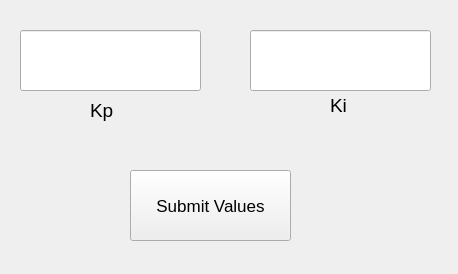
<?xml version="1.0" encoding="UTF-8"?>
<ui version="4.0">
 <class>Engineer</class>
 <widget class="QWidget" name="Engineer">
  <property name="geometry">
   <rect>
    <x>0</x>
    <y>0</y>
    <width>458</width>
    <height>274</height>
   </rect>
  </property>
  <property name="windowTitle">
   <string>Form</string>
  </property>
  <widget class="QLabel" name="label_2">
   <property name="geometry">
    <rect>
     <x>330</x>
     <y>90</y>
     <width>71</width>
     <height>31</height>
    </rect>
   </property>
   <property name="font">
    <font>
     <pointsize>14</pointsize>
    </font>
   </property>
   <property name="text">
    <string>Ki</string>
   </property>
  </widget>
  <widget class="QLabel" name="label">
   <property name="geometry">
    <rect>
     <x>90</x>
     <y>90</y>
     <width>91</width>
     <height>41</height>
    </rect>
   </property>
   <property name="font">
    <font>
     <pointsize>14</pointsize>
    </font>
   </property>
   <property name="text">
    <string>Kp</string>
   </property>
  </widget>
  <widget class="QLineEdit" name="KpBox">
   <property name="geometry">
    <rect>
     <x>20</x>
     <y>30</y>
     <width>181</width>
     <height>61</height>
    </rect>
   </property>
   <property name="font">
    <font>
     <pointsize>14</pointsize>
    </font>
   </property>
   <property name="text">
    <string/>
   </property>
  </widget>
  <widget class="QLineEdit" name="KiBox">
   <property name="geometry">
    <rect>
     <x>250</x>
     <y>30</y>
     <width>181</width>
     <height>61</height>
    </rect>
   </property>
   <property name="font">
    <font>
     <pointsize>14</pointsize>
    </font>
   </property>
  </widget>
  <widget class="QPushButton" name="SubmitButton">
   <property name="geometry">
    <rect>
     <x>130</x>
     <y>170</y>
     <width>161</width>
     <height>71</height>
    </rect>
   </property>
   <property name="font">
    <font>
     <pointsize>13</pointsize>
    </font>
   </property>
   <property name="text">
    <string>Submit Values</string>
   </property>
  </widget>
 </widget>
 <resources/>
 <connections/>
</ui>
